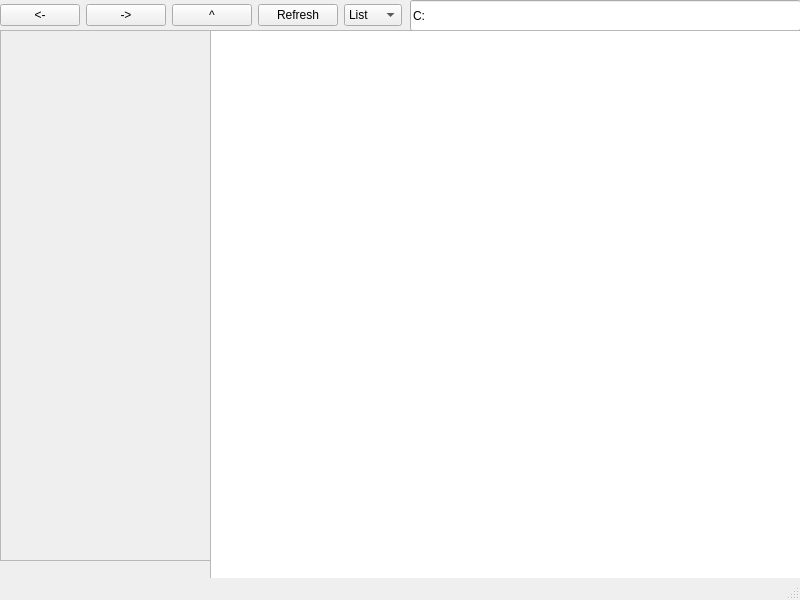
<?xml version="1.0" encoding="UTF-8"?>
<ui version="4.0">
 <class>Explorer</class>
 <widget class="QMainWindow" name="Explorer">
  <property name="geometry">
   <rect>
    <x>0</x>
    <y>0</y>
    <width>800</width>
    <height>600</height>
   </rect>
  </property>
  <property name="windowTitle">
   <string>MainWindow</string>
  </property>
  <widget class="QWidget" name="centralwidget">
   <widget class="QWidget" name="horizontalLayoutWidget">
    <property name="geometry">
     <rect>
      <x>0</x>
      <y>0</y>
      <width>402</width>
      <height>31</height>
     </rect>
    </property>
    <layout class="QHBoxLayout" name="Botones">
     <item>
      <widget class="QPushButton" name="BackButton">
       <property name="text">
        <string>&lt;-</string>
       </property>
      </widget>
     </item>
     <item>
      <widget class="QPushButton" name="NextButton">
       <property name="text">
        <string>-&gt;</string>
       </property>
      </widget>
     </item>
     <item>
      <widget class="QPushButton" name="UpButton">
       <property name="text">
        <string>^</string>
       </property>
      </widget>
     </item>
     <item>
      <widget class="QPushButton" name="RefreshButton">
       <property name="text">
        <string>Refresh</string>
       </property>
      </widget>
     </item>
     <item>
      <widget class="QComboBox" name="ListBox">
       <item>
        <property name="text">
         <string>List</string>
        </property>
       </item>
       <item>
        <property name="text">
         <string>Icons</string>
        </property>
       </item>
      </widget>
     </item>
    </layout>
   </widget>
   <widget class="QScrollArea" name="Carpetas">
    <property name="geometry">
     <rect>
      <x>0</x>
      <y>30</y>
      <width>211</width>
      <height>531</height>
     </rect>
    </property>
    <property name="widgetResizable">
     <bool>true</bool>
    </property>
    <widget class="QWidget" name="scrollAreaWidgetContents">
     <property name="geometry">
      <rect>
       <x>0</x>
       <y>0</y>
       <width>209</width>
       <height>529</height>
      </rect>
     </property>
     <widget class="QWidget" name="verticalLayoutWidget">
      <property name="geometry">
       <rect>
        <x>0</x>
        <y>0</y>
        <width>211</width>
        <height>531</height>
       </rect>
      </property>
      <layout class="QVBoxLayout" name="verticalLayout">
       <item>
        <spacer name="horizontalSpacer_2">
         <property name="orientation">
          <enum>Qt::Orientation::Horizontal</enum>
         </property>
         <property name="sizeHint" stdset="0">
          <size>
           <width>40</width>
           <height>20</height>
          </size>
         </property>
        </spacer>
       </item>
       <item>
        <spacer name="horizontalSpacer">
         <property name="orientation">
          <enum>Qt::Orientation::Horizontal</enum>
         </property>
         <property name="sizeHint" stdset="0">
          <size>
           <width>40</width>
           <height>20</height>
          </size>
         </property>
        </spacer>
       </item>
      </layout>
     </widget>
    </widget>
   </widget>
   <widget class="QLineEdit" name="CosoPath">
    <property name="geometry">
     <rect>
      <x>410</x>
      <y>0</y>
      <width>391</width>
      <height>31</height>
     </rect>
    </property>
    <property name="text">
     <string>C:</string>
    </property>
   </widget>
   <widget class="QListWidget" name="listWidget">
    <property name="geometry">
     <rect>
      <x>210</x>
      <y>30</y>
      <width>591</width>
      <height>551</height>
     </rect>
    </property>
   </widget>
  </widget>
  <widget class="QMenuBar" name="menubar">
   <property name="geometry">
    <rect>
     <x>0</x>
     <y>0</y>
     <width>800</width>
     <height>21</height>
    </rect>
   </property>
  </widget>
  <widget class="QStatusBar" name="statusbar"/>
 </widget>
 <resources/>
 <connections/>
</ui>
